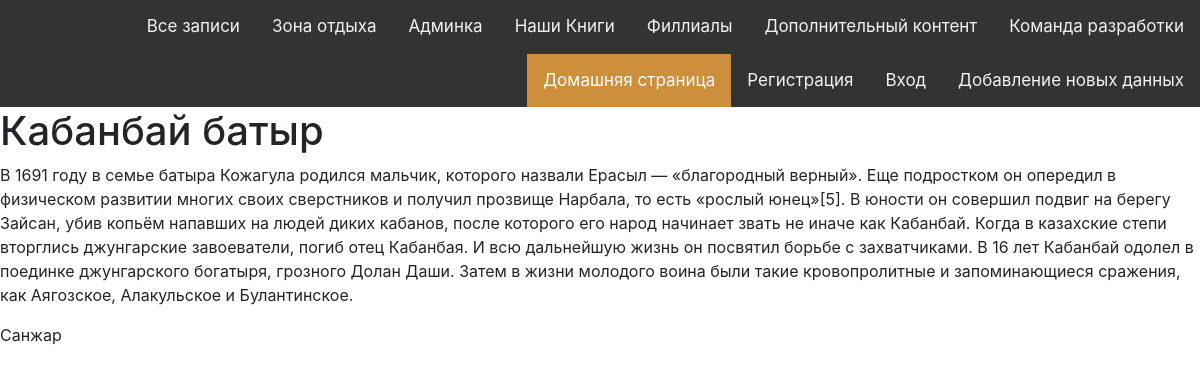
Screenshot of /post/kabanbaj-batyr with the database file from the repository.
### main/models.py (models this page shows, shortened)
class Famous_Persons(models.Model):
    name = models.CharField('Имя', max_length=30)
    biography = models.TextField('Биография')
    author_of_publication = models.CharField('Имя автора публикации', max_length=30)
    slug = models.SlugField(unique=True, verbose_name='URL')
    class Meta:
        verbose_name = 'Знаменитый писатель'
        verbose_name_plural = 'Знаменитые писатели'

### main/views.py (the view)
# urls.py: path('post/<slug:post_slug>', views.show_post, name = 'post'),
def show_post(request, post_slug):
    post = get_object_or_404(Famous_Persons, slug = post_slug)
    context = {'post':post}
    return render(request, 'main/post.html', context=context)

### main/templates/main/post.html (shortened to what this page needs)
{% extends 'main/layout.html' %}
{% block content %}
    <h1>{{post.name}}</h1>
    <p>{{post.biography}}</p>
    <p>{{post.author_of_publication}}</p>
{% endblock %}

### main/static/main/css/main.css (style rules this page uses)
body { background: rgb(63, 62, 62); }

### rows the page displays
Famous_Persons: name "Кабанбай батыр", biography "В 1691 году в семье батыра Кожагула родился мальчик, которого назвали Ерасыл — «благородный верный». Еще подростком он опередил в физическом развитии многих своих сверстников и получил прозвище Нарбала, то есть «рослый юнец»[5]. В юности он совершил подвиг на берегу Зайсан, убив копьём напавших на людей диких кабанов, после которого его народ начинает звать не иначе как Кабанбай. Когда в казахские степи вторглись джунгарские завоеватели, погиб отец Кабанбая. И всю дальнейшую жизнь он посвятил борьбе с захватчиками. В 16 лет Кабанбай одолел в поединке джунгарского богатыря, грозного Долан Даши. Затем в жизни молодого воина были такие кровопролитные и запоминающиеся сражения, как Аягозское,…", author_of_publication "Санжар"
